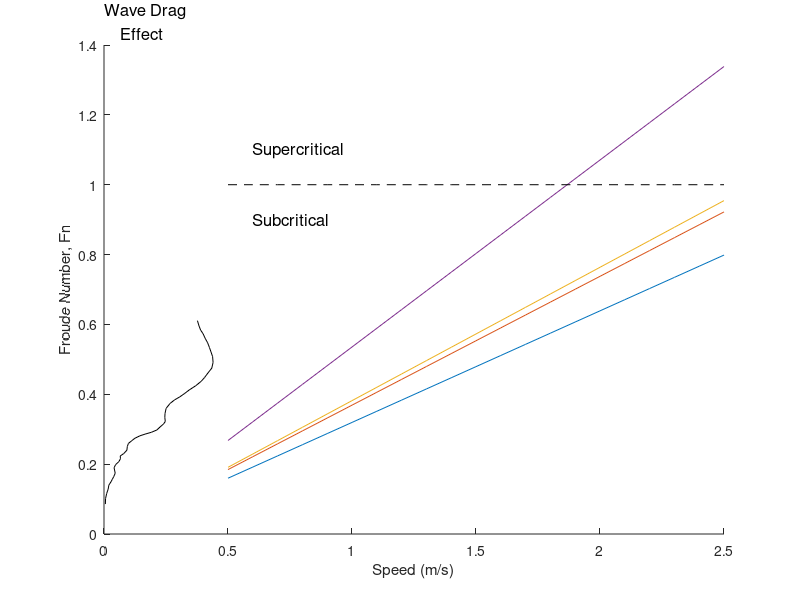

MATLAB code to generate this figure: (Note: this script raises an error after producing the figure.)
% Froude Numbers for gear sets with floats
% Fn = U/sqrt(gL) where U = speed, g = gravitational acceleration and l =
% length of float at waterline.

% set values
U = 0.5:0.1:2.5; % speed, m/s
g = 9.8; % gravitational acceleration, m/s^2

names = {'J070602';'J120305';'J120604';'Telemetry Buoy'};

L = [1; 0.75; 0.7; 0.356];

for i = 1:4
Fn(i,:) = U/sqrt(g*L(i));
end

% Lighthill 1991 Data Figure 69, page 276 Waves in Water
% data(:,1) = Froude Number
% data(:,2) = Wave Drag Coefficient (with NO SCALE)
data = [0.08572856	0.011090072;
0.101582736	0.012603475;
0.1156895	0.021342494;
0.12862903	0.033699602;
0.13979359	0.03889444;
0.14863057	0.054922428;
0.15687358	0.06736401;
0.16393903	0.07802821;
0.17394325	0.09043811;
0.18977673	0.081160605;
0.19860682	0.09359162;
0.20746449	0.12041052;
0.2157075	0.13285209;
0.22333589	0.13091634;
0.2304358	0.1595654;
0.23987707	0.18457526;
0.25045112	0.18798217;
0.2592743	0.19681622;
0.26754835	0.22544417;
0.27405086	0.24870832;
0.2811749	0.2899468;
0.2859507	0.33122748;
0.2913342	0.38328853;
0.29787463	0.42633602;
0.30673227	0.45315492;
0.31500286	0.47998437;
0.32207522	0.49424556;
0.33380958	0.49043742;
0.34496725	0.49203527;
0.3596611	0.5007637;
0.37381265	0.53288305;
0.3838617	0.56867325;
0.39275035	0.61167854;
0.40162525	0.64748985;
0.41226822	0.68686646;
0.42469996	0.74059933;
0.43711102	0.7835412;
0.44772986	0.8103284;
0.46128747	0.83886135;
0.47484854	0.8691928;
0.49130702	0.879688;
0.50773793	0.8757954;
0.5212163	0.8629632;
0.5341075	0.85014147;
0.54758245	0.83551073;
0.5604599	0.81549513;
0.5733443	0.7990765;
0.58387357	0.7791031;
0.5955907	0.7663025;
0.61083025	0.7534386]; 

figure(1); clf; hold on
plot(U,Fn)
plot(U,ones(length(U),1),'k--')
plot(data(:,2)/2,data(:,1),'k')
xlabel('Speed (m/s)'); ylabel('Froude Number, Fn')
text(0.6,1.1,'Supercritical','FontSize',12)
text(0.6,0.9,'Subcritical','FontSize',12)
text(0.0032,1.47,{'Wave Drag';'    Effect'},'FontSize',12)
adjustfigurefont; box on
legend(names,'Location','SE','FontSize',12)

cd /Users/julievanderhoop/Documents/MATLAB/TOW/AnalysisFigs
print('Froude.eps','-depsc','-r300')